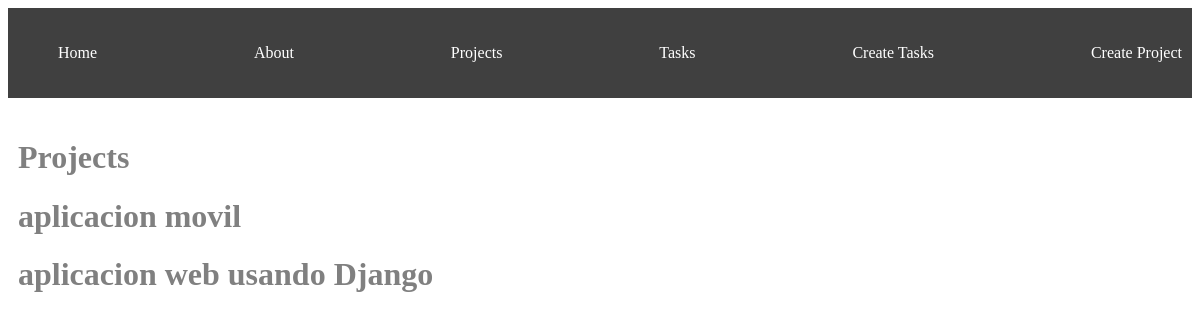
The page /projects/ on the database as committed earlier.
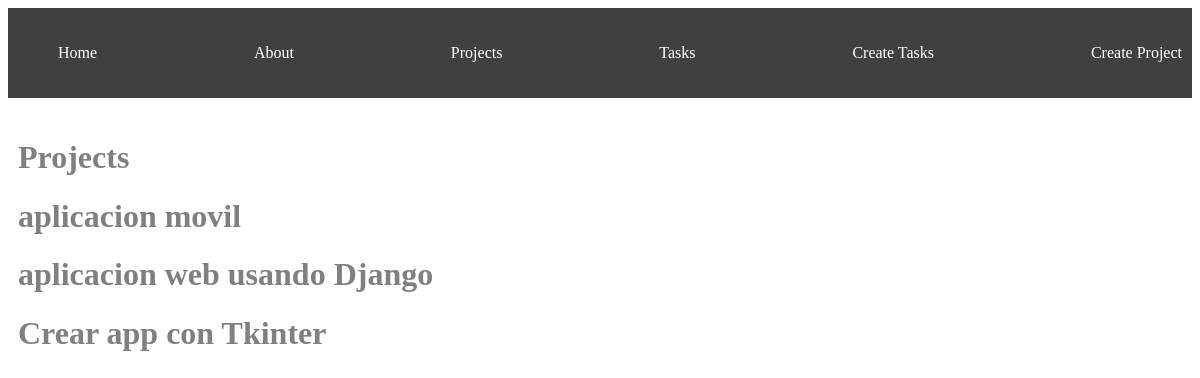
The same page on the database as committed later.
### myapp/models.py (models this page shows, shortened)
class Project(models.Model):
    name = models.CharField(max_length=200)

### myapp/views.py (the view)
# urls.py: path('projects/', views.projects, name="projects"),
def projects(request):
    projects = Project.objects.all()
    return render(request, 'projects.html',{
        'projects': projects
    })

### myapp/templates/projects.html (shortened to what this page needs)
<!DOCTYPE html>
<html lang="en">
<head>
</head>
<body>
    {% extends 'base.html' %}
    {% block content %}
    <h1>Projects</h1>
    {% for project in projects %}
    <div>
        <h1>{{project.name}}</h1>
    </div>
    {% endfor%}
    {% endblock%}

Rows that differ between the two databases and show on the page:
added Project: name "Crear app con Tkinter"
